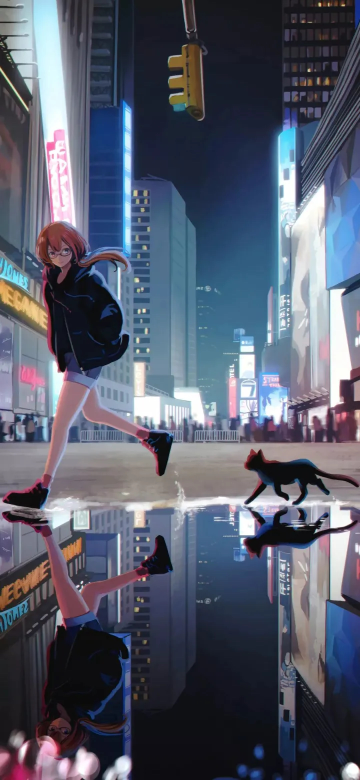
//> input picture experience_4/experience4_1.JPG, 720 x 1560 px (shown at 1/2 size)
$ ./main   (built with g++ and OpenCV 4)
//> lines starting //> are read from the running program, lines starting //| are printed output that depends on the picture
#include <iostream>
#include <opencv2/opencv.hpp>
#include <cmath>
#include <bitset>
#include <queue>
#include <functional>
#include <vector>

std::string home = "/Users/zhengluzhou/Desktop/study/Digital Image Processing/experience/experience_4/";

struct RLEcoding {
    uchar color;
    ushort value;
};

// [109 lines left out: functions calculateRLE, RLE1, RLE2, not called in this run]

struct BinaryNode {
    uchar color;
    int weight;
    struct BinaryNode* lChild;
    struct BinaryNode* rChild;
    std::string code;
};

class cmp{
public:
    bool operator()(BinaryNode *a, BinaryNode *b) {
        return a->weight > b->weight;
    }
};

struct HuffmanCode {
    uchar color;
    std::string code;
    int weight;
};

// [113 lines left out: functions dfs, build, calculateHuffman, huffmanCoding, homework1, not called in this run]

std::vector<std::vector<float>> Q_y = {
        std::vector<float>{16, 11, 10, 16, 24, 40, 51, 61},
        std::vector<float>{12, 12, 14, 19, 26, 58, 60, 55},
        std::vector<float>{14, 13, 16, 24, 40, 57, 69, 56},
        std::vector<float>{14, 17, 22, 29, 51, 87, 80, 62},
        std::vector<float>{18, 22, 37, 56, 68, 109, 103, 77},
        std::vector<float>{24, 35, 55, 64, 81, 104, 113, 92},
        std::vector<float>{49, 64, 78, 87, 103, 121, 120, 101},
        std::vector<float>{72, 92, 95, 98, 112, 100, 103, 99},
};//标准亮度量化表

std::vector<std::vector<float>> Q_c= {
        std::vector<float>{17, 18, 24, 47, 99, 99, 99, 99},
        std::vector<float>{18, 21, 26, 66, 99, 99, 99, 99},
        std::vector<float>{24, 26, 56, 99, 99, 99, 99, 99},
        std::vector<float>{47, 66, 99, 99, 99, 99, 99, 99},
        std::vector<float>{99, 99, 99, 99, 99, 99, 99, 99},
        std::vector<float>{99, 99, 99, 99, 99, 99, 99, 99},
        std::vector<float>{99, 99, 99, 99, 99, 99, 99, 99},
        std::vector<float>{99, 99, 99, 99, 99, 99, 99, 99},
};//标准色差量化表

void quantization(cv::Mat src, std::vector<std::vector<float>> Q, int quality) {
    int height = src.rows, width = src.cols;
    for(int row = 0; row < height; row++) {
        for(int col = 0; col < width; col++) {
            double Q_now;
            if(quality < 100 && quality >= 50) {
                Q_now = std::max(cvRound((2.0 - quality / 50.0) * Q[col][row]), 1);
            }
            else {
                Q_now = cvRound(50 / quality * Q[row][col]);
            }
            //std::cout<<Q_now<<'\n';
            src.at<float>(col, row) = cvRound(src.at<float>(col, row) / Q_now);
        }
    }
}

struct floatRLEcoding {
    float color;
    ushort value;
};

struct jpegRLEcoding {
    std::vector<floatRLEcoding> coding;
    int col, row, width, height;
    int maxLen;
};

jpegRLEcoding jpegRLE(cv::Mat src, int posX, int posY) {
    jpegRLEcoding ret;
    ret.col = posX;
    ret.row = posY;
    int height = src.rows, width = src.cols;
    ret.width = width, ret.height = height;
    int row = 0, col = 0, times = 0;
    std::vector<float> colors;
    while(row < height && col < width) {
        //std::cout<<row<<" "<<col<<" "<<width<<" "<<height<<'\n';
        times %= 2;
        if(times) {
            for(int i = col, j = row; i >= row && j <= col; i--, j++) colors.push_back(src.at<float>(i, j));
        }
        else {
            for(int i = row, j = col; i <= col && j >= row; i++, j--) colors.push_back(src.at<float>(i, j));
        }
        if(col == width - 1) {
            row++;
        }
        else {
            col++;
        }
        times++;
    }
    int length = colors.size();
    //std::cout<<length<<'\n';
    float lastColor = 0;
    ushort value = 0;
    std::vector<floatRLEcoding> res;
    for(int idx = 0; idx < length; ++ idx) {
        if(idx == 0) {
            lastColor = colors[idx];
            value++;
        }
        else {
            if(lastColor != colors[idx]) {
                res.push_back({lastColor, value});
                lastColor = colors[idx];
                value = 1;
            }
            else {
                value++;
            }
        }
    }
    res.push_back({lastColor, value});
    ushort maxLen = 0;
    for(int idx = 0; idx < res.size(); ++idx) {
        maxLen = std::max(maxLen, res[idx].value);
    }
    maxLen = ceil(log((double)maxLen) / log(2.0));
    ret.maxLen = maxLen;
    ret.coding = res;
    return ret;
}

void decodingRLE(cv::Mat src, std::vector<floatRLEcoding> res) {
    int height = src.rows, width = src.cols;
    int length = res.size();
    std::vector<float> colors;
    //std::cout<<length<<'\n';
    for(int idx = 0; idx < length; ++idx) {
        ushort cnt = res[idx].value;
        while(cnt--) {
            colors.push_back(res[idx].color);
        }
    }
    //std::cout<<colors.size()<<'\n';
    int row = 0, col = 0, times = 0, num = 0;
    while(row < height && col < width) {
        //std::cout<<row<<" "<<col<<" "<<width<<" "<<height<<'\n';
        times %= 2;
        if(times) {
            for(int i = col, j = row; i >= row && j <= col; i--, j++) {
                src.at<float>(i, j) = colors[num++];
            }
        }
        else {
            for(int i = row, j = col; i <= col && j >= row; i++, j--) {
                src.at<float>(i, j) = colors[num++];
            }
        }
        if(col == width - 1) {
            row++;
        }
        else {
            col++;
        }
        times++;
    }
}

void iQuantization(cv::Mat src, std::vector<std::vector<float>> Q, int quality) {
    int height = src.rows, width = src.cols;
    for(int row = 0; row < height; ++row) {
        for(int col = 0; col < width; ++col) {
            double Q_now;
            if(quality <= 100 && quality >= 50) {
                Q_now = std::max(cvRound((2.0 - quality / 50.0) * Q[col][row]), 1);
            }
            else {
                Q_now = cvRound(50 / quality * Q[row][col]);
            }
            src.at<float>(col, row) = (float)cvRound(src.at<float>(col, row) * Q_now);
        }
    }
}

void calculateJpeg(cv::Mat src, cv::Mat dst, std::vector<jpegRLEcoding> channels1, std::vector<jpegRLEcoding> channels2, std::vector<jpegRLEcoding> channels3) {
    int height = src.rows, width = src.cols;
    long long src_size = height * width * 24;
    long long dst_size = 0;
    for(int idx = 0; idx < channels1.size(); ++ idx) {
        dst_size += 64 * channels1[idx].maxLen;
        dst_size += 64 * channels2[idx].maxLen;
        dst_size += 64 * channels3[idx].maxLen;
        //std::cout<<channels1[idx].maxLen<<" "<<channels2[idx].maxLen<<" "<<channels3[idx].maxLen<<'\n';
    }
    double radio = (double)dst_size / (double)src_size;
    double RMSE = 0;
    double MSE = 0;
    for(int row = 0; row < height; ++row) {
        for(int col = 0; col < width; ++col) {
            double b1 = src.at<cv::Vec3b>(col, row)[0], b0 = dst.at<cv::Vec3b>(col, row)[0];
            double g1 = src.at<cv::Vec3b>(col, row)[1], g0 = dst.at<cv::Vec3b>(col, row)[1];
            double r1 = src.at<cv::Vec3b>(col, row)[2], r0 = dst.at<cv::Vec3b>(col, row)[2];
            MSE += (b1 - b0) * (b1 - b0) + (g1 - g0) * (g1 - g0) + (r1 - r0) * (r1 - r0);
        }
    }
    MSE /= (double)(height * width) * 3;
    RMSE = sqrt(MSE);
    printf("src_size: %lld, dst_size: %lld, radio = %lf%%, RMSE = %lf.\n", src_size, dst_size, radio * 100.0, RMSE);
}

void homework2(int quality) {
//> called with quality = 80
    cv::Mat src = cv::imread(home+"experience4_1.JPG");
//> src is the input picture: 1560 rows x 720 cols, CV_8UC3; mean B, G, R 107.8, 91.8, 86.3
    cv::imshow("src", src);
    cv::Mat hsv;
    cv::cvtColor(src, hsv, cv::COLOR_BGR2HSV);
//> hsv: 1560 rows x 720 cols, CV_8UC3; mean H, S, V 109.4, 81.1, 112
    std::vector<cv::Mat> test;
    cv::split(hsv, test);
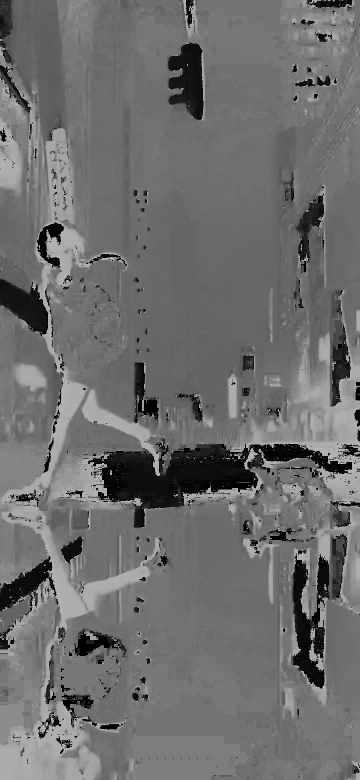
//> test[0]: 1560 rows x 720 cols, CV_8UC1 (shown at 1/2 size); min 0, max 179, mean 109.4
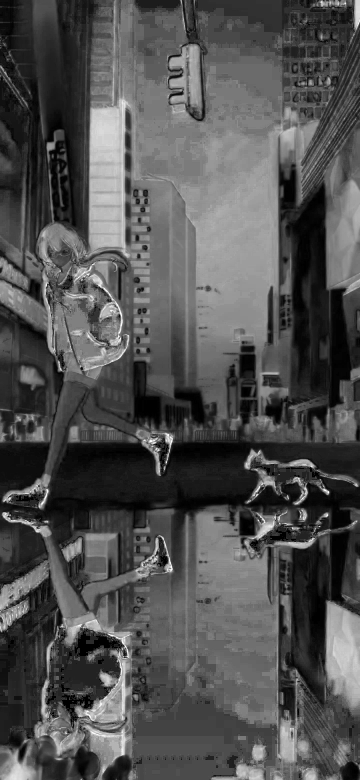
//> test[1]: 1560 rows x 720 cols, CV_8UC1 (shown at 1/2 size); min 0, max 255, mean 81.1
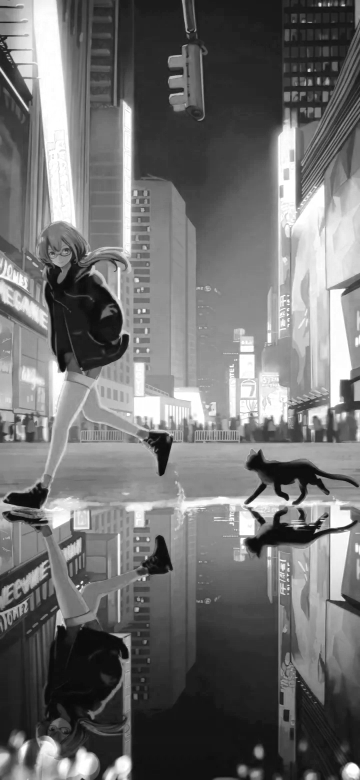
//> test[2]: 1560 rows x 720 cols, CV_8UC1 (shown at 1/2 size); min 0, max 255, mean 112
    hsv.convertTo(hsv, CV_32F);
//> hsv: 1560 rows x 720 cols, CV_32FC3; mean H, S, V 109.5, 81.1, 112


    //编码
    std::vector<cv::Mat> channels;
    std::vector<jpegRLEcoding> channels1;
    std::vector<jpegRLEcoding> channels2;
    std::vector<jpegRLEcoding> channels3;
    cv::split(hsv, channels);
    int height = hsv.rows, width = hsv.cols;
//> height = 1560; width = 720
    int cnt = 0;
    for(int row = 0; row < height; row += 8) {
        for(int col = 0; col < width; col += 8) { //分块
            cnt++;
            cv::Rect rect = cv::Rect(col, row, 8, 8);
            //通道1
            cv::dct(channels[0](rect), channels[0](rect));// dct
            quantization(channels[0](rect),Q_c, quality); //量化
            channels1.push_back(jpegRLE(channels[0](rect), col, row));//z字形编码
            //通道2
            cv::dct(channels[1](rect), channels[1](rect));
            quantization(channels[1](rect), Q_c, quality);
            channels2.push_back(jpegRLE(channels[1](rect), col, row));
            //通道3
            cv::dct(channels[2](rect), channels[2](rect));
            quantization(channels[2](rect), Q_y, quality);
            channels3.push_back(jpegRLE(channels[2](rect), col, row));
        }
    }
//> this loop made 195 passes
//> cnt on passes 1 to 3: 90, 180, 270
//> after the loop, cnt = 17550; Q_c = 8 items; channels1 = 17550 items; channels2 = 17550 items; Q_y = 8 items; channels3 = 17550 items
    std::vector<cv::Mat> decode;
    cv::Mat decode1 = cv::Mat::zeros(cv::Size(width, height), CV_32F);
    cv::Mat decode2 = cv::Mat::zeros(cv::Size(width, height), CV_32F);
    cv::Mat decode3 = cv::Mat::zeros(cv::Size(width, height), CV_32F);
    int channelLength = channels1.size();
//> channelLength = 17550
    for(int idx = 0; idx < channelLength; ++idx) { //解码
        jpegRLEcoding curCoding1 = channels1[idx];
        jpegRLEcoding curCoding2 = channels2[idx];
        jpegRLEcoding curCoding3 = channels3[idx];
        int col = curCoding1.col, row = curCoding1.row, curWidth = curCoding1.width, curHeight = curCoding1.height;
        cv::Rect rect = cv::Rect(col, row, curWidth, curHeight);
        decodingRLE(decode1(rect), curCoding1.coding);
        decodingRLE(decode2(rect), curCoding2.coding);
        decodingRLE(decode3(rect), curCoding3.coding);
    }
//> this loop made 17550 passes
//> (col, rect, length in decodingRLE, length in decodingRLE (second call)) on passes 1 to 3: (0, Rect(0, 0, 8, 8), 15, 3), (8, Rect(8, 0, 8, 8), 10, 3), (16, Rect(16, 0, 8, 8), 11, 3)
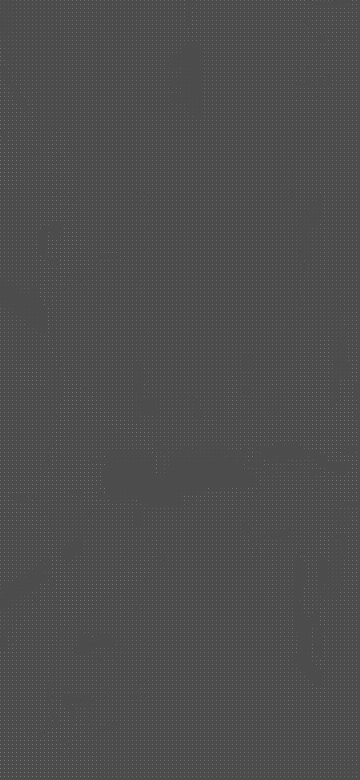
//> decode1: 1560 rows x 720 cols, CV_32FC1 (shown at 1/2 size); min -87, max 204, mean 2; drawn with min black and max white
    for(int row = 0; row < height; row += 8) {
        for(int col = 0; col < width; col += 8) {
            cv::Rect rect = cv::Rect(col, row, 8, 8);
            //通道一
            iQuantization(decode1(rect), Q_c, quality);
            cv::idct(decode1(rect), decode1(rect));
            //通道二
            iQuantization(decode2(rect), Q_c, quality);
            cv::idct(decode2(rect), decode2(rect));
            //通道三
            iQuantization(decode3(rect), Q_y, quality);
            cv::idct(decode3(rect), decode3(rect));
        }
    }
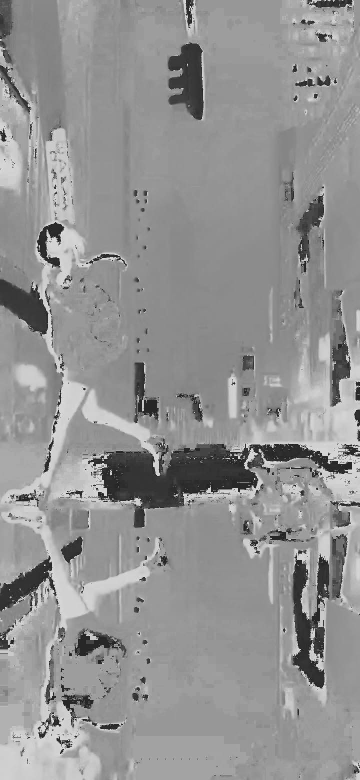
//> decode1: 1560 rows x 720 cols, CV_32FC1 (shown at 1/2 size); min -39.78, max 218.9, mean 109.4; drawn with min black and max white
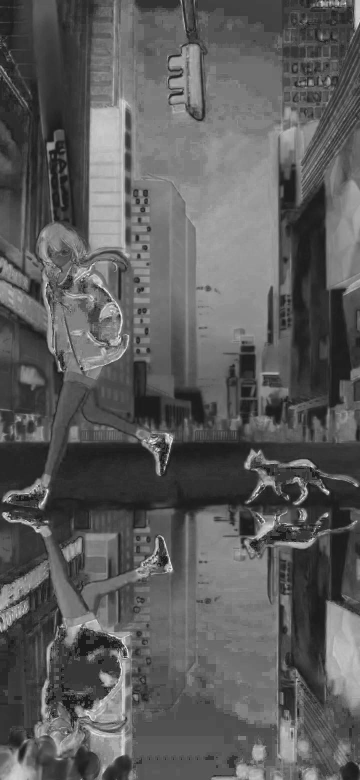
//> decode2: 1560 rows x 720 cols, CV_32FC1 (shown at 1/2 size); min -35.29, max 285.8, mean 81.1; drawn with min black and max white
    decode1.convertTo(decode1, CV_8U);
//> decode1: 1560 rows x 720 cols, CV_8UC1
    decode2.convertTo(decode2, CV_8U);
//> decode2: 1560 rows x 720 cols, CV_8UC1
    decode3.convertTo(decode3, CV_8U);
//> decode3: 1560 rows x 720 cols, CV_8UC1
    decode.push_back(decode1);
    decode.push_back(decode2);
    decode.push_back(decode3);
    cv::Mat dst;
    cv::merge(decode, dst);
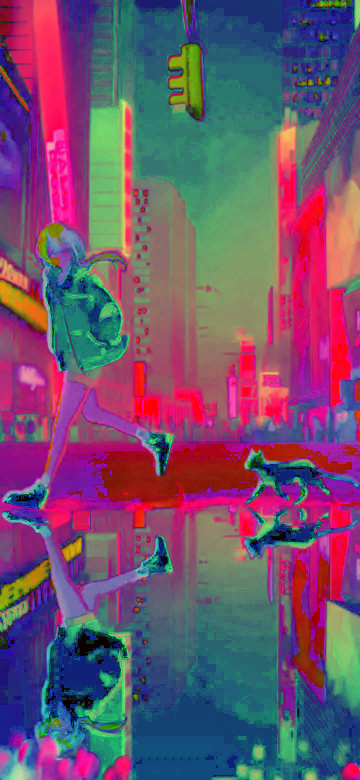
//> dst: 1560 rows x 720 cols, CV_8UC3 (shown at 1/2 size); mean B, G, R 109.5, 81.1, 112
    cv::cvtColor(dst, dst, cv::COLOR_HSV2BGR);
    calculateJpeg(src, dst, channels1, channels2, channels3);
//| src_size: 26956800, dst_size: 19500928, radio = 72.341406%, RMSE = 2.592505.
    cv::imshow("dst", dst);
    cv::waitKey(0);
};

int main() {
    //homework1();
    //freopen("out.txt","w",stdout);
    int quality = 80;
    homework2(quality);
    return 0;
}
